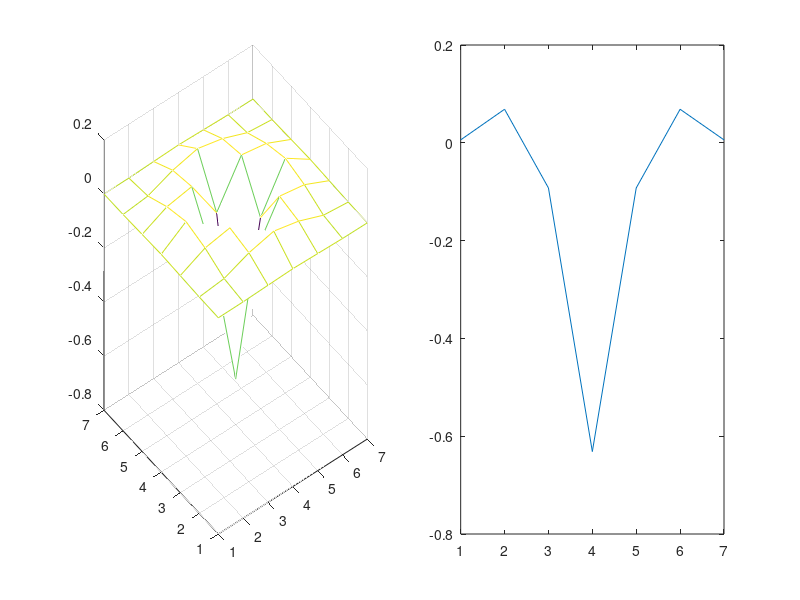

MATLAB code for this plot:
clear; clc; close;
window = 7;
window_step = 1;
sigma = 0.71;

maxican_hat_f = @(sigma) (@(x,y) ((2/(sqrt(3*sigma)*pi^0.25)) .* (1-(x.^2+y.^2)/sigma^2) .* exp(-1/2 .* (x.^2+y.^2)/sigma^2)));
m2_hat_f = @(sigma) (@(x,y) (-1/pi/sigma^2 .* (1 - (x.^2+y.^2)/(2*sigma)) .* exp(-(x.^2+y.^2)/(2*sigma))));
t = -floor(window/2):window_step:floor(window/2);
[Gx Gy]  = meshgrid(t,t);
%f = maxican_hat_f(sigma);
f = m2_hat_f(sigma);
a = f(t,zeros(size(t)));
figure('Position', [100 300 1000 400]);
subplot(1,2,1), mesh(f(Gx,Gy));
subplot(1,2,2), plot(a);
fprintf('Diff: %.3f\n',max(a) - min(a));